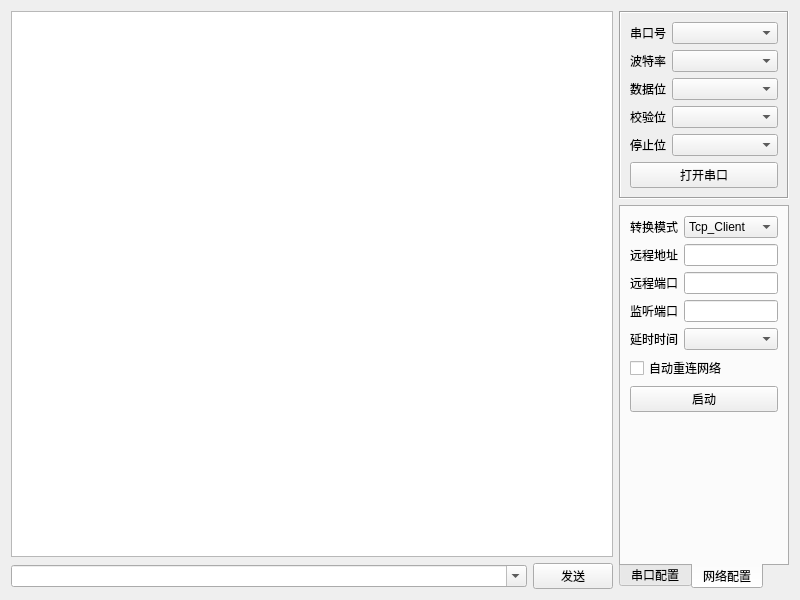
<?xml version="1.0" encoding="UTF-8"?>
<ui version="4.0">
 <class>frmComTool</class>
 <widget class="QWidget" name="frmComTool">
  <property name="geometry">
   <rect>
    <x>0</x>
    <y>0</y>
    <width>800</width>
    <height>600</height>
   </rect>
  </property>
  <layout class="QGridLayout" name="gridLayout_6">
   <item row="0" column="0">
    <widget class="QTextEdit" name="txtMain">
     <property name="enabled">
      <bool>true</bool>
     </property>
     <property name="frameShape">
      <enum>QFrame::StyledPanel</enum>
     </property>
     <property name="verticalScrollBarPolicy">
      <enum>Qt::ScrollBarAsNeeded</enum>
     </property>
     <property name="horizontalScrollBarPolicy">
      <enum>Qt::ScrollBarAsNeeded</enum>
     </property>
     <property name="readOnly">
      <bool>true</bool>
     </property>
    </widget>
   </item>
   <item row="0" column="1" rowspan="2">
    <widget class="QWidget" name="widgetRight" native="true">
     <property name="minimumSize">
      <size>
       <width>170</width>
       <height>0</height>
      </size>
     </property>
     <property name="maximumSize">
      <size>
       <width>170</width>
       <height>16777215</height>
      </size>
     </property>
     <layout class="QVBoxLayout" name="verticalLayout">
      <property name="leftMargin">
       <number>0</number>
      </property>
      <property name="topMargin">
       <number>0</number>
      </property>
      <property name="rightMargin">
       <number>0</number>
      </property>
      <property name="bottomMargin">
       <number>0</number>
      </property>
      <item>
       <widget class="QFrame" name="frameTop">
        <property name="frameShape">
         <enum>QFrame::Box</enum>
        </property>
        <property name="frameShadow">
         <enum>QFrame::Sunken</enum>
        </property>
        <layout class="QGridLayout" name="gridLayout_3">
         <item row="0" column="0">
          <widget class="QLabel" name="labPortName">
           <property name="text">
            <string>串口号</string>
           </property>
          </widget>
         </item>
         <item row="0" column="1">
          <widget class="QComboBox" name="cboxPortName">
           <property name="sizePolicy">
            <sizepolicy hsizetype="Preferred" vsizetype="Fixed">
             <horstretch>1</horstretch>
             <verstretch>0</verstretch>
            </sizepolicy>
           </property>
          </widget>
         </item>
         <item row="1" column="0">
          <widget class="QLabel" name="labBaudRate">
           <property name="text">
            <string>波特率</string>
           </property>
          </widget>
         </item>
         <item row="1" column="1">
          <widget class="QComboBox" name="cboxBaudRate">
           <property name="sizePolicy">
            <sizepolicy hsizetype="Preferred" vsizetype="Fixed">
             <horstretch>1</horstretch>
             <verstretch>0</verstretch>
            </sizepolicy>
           </property>
          </widget>
         </item>
         <item row="2" column="0">
          <widget class="QLabel" name="labDataBit">
           <property name="text">
            <string>数据位</string>
           </property>
          </widget>
         </item>
         <item row="2" column="1">
          <widget class="QComboBox" name="cboxDataBit">
           <property name="sizePolicy">
            <sizepolicy hsizetype="Preferred" vsizetype="Fixed">
             <horstretch>1</horstretch>
             <verstretch>0</verstretch>
            </sizepolicy>
           </property>
          </widget>
         </item>
         <item row="3" column="0">
          <widget class="QLabel" name="labParity">
           <property name="text">
            <string>校验位</string>
           </property>
          </widget>
         </item>
         <item row="3" column="1">
          <widget class="QComboBox" name="cboxParity">
           <property name="sizePolicy">
            <sizepolicy hsizetype="Preferred" vsizetype="Fixed">
             <horstretch>1</horstretch>
             <verstretch>0</verstretch>
            </sizepolicy>
           </property>
          </widget>
         </item>
         <item row="4" column="0">
          <widget class="QLabel" name="labStopBit">
           <property name="text">
            <string>停止位</string>
           </property>
          </widget>
         </item>
         <item row="4" column="1">
          <widget class="QComboBox" name="cboxStopBit">
           <property name="sizePolicy">
            <sizepolicy hsizetype="Preferred" vsizetype="Fixed">
             <horstretch>1</horstretch>
             <verstretch>0</verstretch>
            </sizepolicy>
           </property>
          </widget>
         </item>
         <item row="5" column="0" colspan="2">
          <widget class="QPushButton" name="btnOpen">
           <property name="text">
            <string>打开串口</string>
           </property>
          </widget>
         </item>
        </layout>
       </widget>
      </item>
      <item>
       <widget class="QTabWidget" name="tabWidget">
        <property name="tabPosition">
         <enum>QTabWidget::South</enum>
        </property>
        <property name="currentIndex">
         <number>1</number>
        </property>
        <widget class="QWidget" name="tab">
         <attribute name="title">
          <string>串口配置</string>
         </attribute>
         <layout class="QGridLayout" name="gridLayout_5">
          <item row="0" column="0">
           <widget class="QCheckBox" name="ckHexSend">
            <property name="text">
             <string>Hex发送</string>
            </property>
           </widget>
          </item>
          <item row="0" column="1">
           <widget class="QCheckBox" name="ckHexReceive">
            <property name="text">
             <string>Hex接收</string>
            </property>
           </widget>
          </item>
          <item row="1" column="0">
           <widget class="QCheckBox" name="ckDebug">
            <property name="text">
             <string>模拟设备</string>
            </property>
           </widget>
          </item>
          <item row="1" column="1">
           <widget class="QCheckBox" name="ckAutoClear">
            <property name="text">
             <string>自动清空</string>
            </property>
           </widget>
          </item>
          <item row="2" column="0" colspan="2">
           <layout class="QGridLayout" name="gridLayout">
            <item row="0" column="0">
             <widget class="QCheckBox" name="ckAutoSend">
              <property name="text">
               <string>自动发送</string>
              </property>
             </widget>
            </item>
            <item row="0" column="1">
             <widget class="QComboBox" name="cboxSendInterval">
              <property name="sizePolicy">
               <sizepolicy hsizetype="Expanding" vsizetype="Fixed">
                <horstretch>0</horstretch>
                <verstretch>0</verstretch>
               </sizepolicy>
              </property>
             </widget>
            </item>
            <item row="1" column="0">
             <widget class="QCheckBox" name="ckAutoSave">
              <property name="text">
               <string>自动保存</string>
              </property>
             </widget>
            </item>
            <item row="1" column="1">
             <widget class="QComboBox" name="cboxSaveInterval">
              <property name="sizePolicy">
               <sizepolicy hsizetype="Expanding" vsizetype="Fixed">
                <horstretch>0</horstretch>
                <verstretch>0</verstretch>
               </sizepolicy>
              </property>
             </widget>
            </item>
           </layout>
          </item>
          <item row="3" column="0" colspan="2">
           <widget class="QPushButton" name="btnSendCount">
            <property name="text">
             <string>发送 : 0 字节</string>
            </property>
           </widget>
          </item>
          <item row="4" column="0" colspan="2">
           <widget class="QPushButton" name="btnReceiveCount">
            <property name="text">
             <string>接收 : 0 字节</string>
            </property>
           </widget>
          </item>
          <item row="5" column="0" colspan="2">
           <widget class="QPushButton" name="btnStopShow">
            <property name="text">
             <string>停止显示</string>
            </property>
           </widget>
          </item>
          <item row="6" column="0" colspan="2">
           <widget class="QPushButton" name="btnSave">
            <property name="text">
             <string>保存数据</string>
            </property>
           </widget>
          </item>
          <item row="7" column="0" colspan="2">
           <widget class="QPushButton" name="btnData">
            <property name="text">
             <string>管理数据</string>
            </property>
           </widget>
          </item>
          <item row="8" column="0" colspan="2">
           <widget class="QPushButton" name="btnClear">
            <property name="text">
             <string>清空数据</string>
            </property>
           </widget>
          </item>
          <item row="9" column="0" colspan="2">
           <spacer name="verticalSpacer">
            <property name="orientation">
             <enum>Qt::Vertical</enum>
            </property>
            <property name="sizeHint" stdset="0">
             <size>
              <width>20</width>
              <height>2</height>
             </size>
            </property>
           </spacer>
          </item>
         </layout>
        </widget>
        <widget class="QWidget" name="tab_2">
         <attribute name="title">
          <string>网络配置</string>
         </attribute>
         <layout class="QGridLayout" name="gridLayout_2">
          <item row="0" column="0" colspan="2">
           <layout class="QGridLayout" name="gridLayout_4">
            <item row="3" column="0">
             <widget class="QLabel" name="labListenPort">
              <property name="text">
               <string>监听端口</string>
              </property>
             </widget>
            </item>
            <item row="1" column="0">
             <widget class="QLabel" name="labServerIP">
              <property name="text">
               <string>远程地址</string>
              </property>
             </widget>
            </item>
            <item row="4" column="1">
             <widget class="QComboBox" name="cboxSleepTime"/>
            </item>
            <item row="1" column="1">
             <widget class="QLineEdit" name="txtServerIP">
              <property name="text">
               <string/>
              </property>
             </widget>
            </item>
            <item row="2" column="0">
             <widget class="QLabel" name="labServerPort">
              <property name="text">
               <string>远程端口</string>
              </property>
             </widget>
            </item>
            <item row="2" column="1">
             <widget class="QLineEdit" name="txtServerPort">
              <property name="text">
               <string/>
              </property>
             </widget>
            </item>
            <item row="4" column="0">
             <widget class="QLabel" name="labSleepTime">
              <property name="text">
               <string>延时时间</string>
              </property>
             </widget>
            </item>
            <item row="3" column="1">
             <widget class="QLineEdit" name="txtListenPort"/>
            </item>
            <item row="0" column="0">
             <widget class="QLabel" name="labMode">
              <property name="text">
               <string>转换模式</string>
              </property>
             </widget>
            </item>
            <item row="0" column="1">
             <widget class="QComboBox" name="cboxMode">
              <item>
               <property name="text">
                <string>Tcp_Client</string>
               </property>
              </item>
              <item>
               <property name="text">
                <string>Tcp_Server</string>
               </property>
              </item>
              <item>
               <property name="text">
                <string>Udp_Client</string>
               </property>
              </item>
              <item>
               <property name="text">
                <string>Udp_Server</string>
               </property>
              </item>
             </widget>
            </item>
           </layout>
          </item>
          <item row="2" column="0" colspan="2">
           <widget class="QPushButton" name="btnStart">
            <property name="text">
             <string>启动</string>
            </property>
           </widget>
          </item>
          <item row="3" column="0" colspan="2">
           <spacer name="verticalSpacer_2">
            <property name="orientation">
             <enum>Qt::Vertical</enum>
            </property>
            <property name="sizeHint" stdset="0">
             <size>
              <width>20</width>
              <height>59</height>
             </size>
            </property>
           </spacer>
          </item>
          <item row="1" column="0" colspan="2">
           <widget class="QCheckBox" name="ckAutoConnect">
            <property name="text">
             <string>自动重连网络</string>
            </property>
           </widget>
          </item>
         </layout>
        </widget>
       </widget>
      </item>
     </layout>
    </widget>
   </item>
   <item row="1" column="0">
    <widget class="QWidget" name="widget" native="true">
     <layout class="QHBoxLayout" name="horizontalLayout">
      <property name="leftMargin">
       <number>0</number>
      </property>
      <property name="topMargin">
       <number>0</number>
      </property>
      <property name="rightMargin">
       <number>0</number>
      </property>
      <property name="bottomMargin">
       <number>0</number>
      </property>
      <item>
       <widget class="QComboBox" name="cboxData">
        <property name="sizePolicy">
         <sizepolicy hsizetype="Ignored" vsizetype="Fixed">
          <horstretch>0</horstretch>
          <verstretch>0</verstretch>
         </sizepolicy>
        </property>
        <property name="editable">
         <bool>true</bool>
        </property>
        <property name="duplicatesEnabled">
         <bool>false</bool>
        </property>
       </widget>
      </item>
      <item>
       <widget class="QPushButton" name="btnSend">
        <property name="minimumSize">
         <size>
          <width>80</width>
          <height>0</height>
         </size>
        </property>
        <property name="maximumSize">
         <size>
          <width>80</width>
          <height>16777215</height>
         </size>
        </property>
        <property name="text">
         <string>发送</string>
        </property>
       </widget>
      </item>
     </layout>
    </widget>
   </item>
  </layout>
 </widget>
 <resources/>
 <connections/>
</ui>
